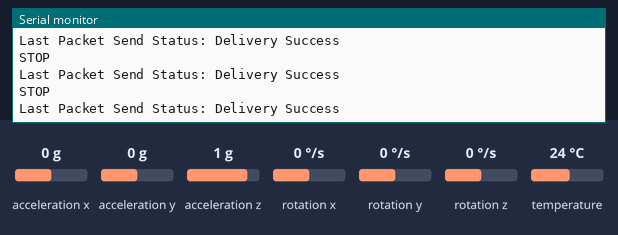
The sketch below on a simulated ESP32. On the bench: the last lines printed to the serial monitor. The inputs (shaded band) are chosen by the test bench; at power-on: acceleration x 0 g, acceleration y 0 g, acceleration z 1 g, rotation x 0 °/s, rotation y 0 °/s, rotation z 0 °/s, temperature 24 °C.

Above: at 2.2 s.
2.3 s: acceleration x set to -1.4 g
At 2.44 s:
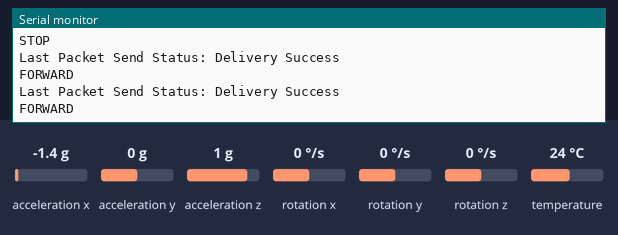
3.9 s: acceleration x set to 0.8 g
At 3.98 s:
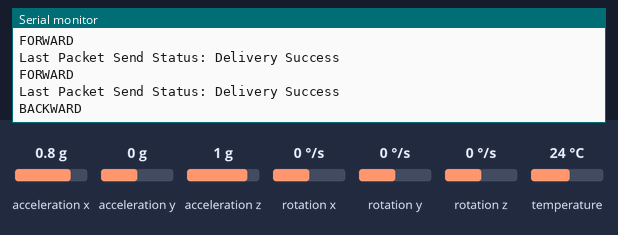

Measured:
- after the input at 2.3 s, the serial monitor: prints a new line at once (image 1)
- after the input at 3.9 s, the serial monitor: prints a new line after 0.08 s (image 2)

The sketch:

transmitter.ino
```cpp
#include <WiFi.h>
#include <Wire.h>
#include <esp_now.h>
#include <Adafruit_MPU6050.h>
#include <Adafruit_Sensor.h>

Adafruit_MPU6050 mpu;
int x, y;

// Replace with your receiver’s MAC Address
uint8_t broadcastAddress[] = {0x3C, 0x8A, 0x1F, 0xBA, 0x1C, 0x00};

typedef struct message {
  char command[10];
} message;

message myData;
esp_now_peer_info_t peerInfo;

void OnDataSent(const uint8_t *mac_addr, esp_now_send_status_t sendStatus) {
  Serial.print("Last Packet Send Status: ");
  Serial.println(sendStatus == ESP_NOW_SEND_SUCCESS ? "Delivery Success" : "Delivery Fail");
}

void setup() {
  Serial.begin(115200);
  WiFi.mode(WIFI_STA);

  if (!mpu.begin()) {
    Serial.println("MPU6050 not connected!");
    while (1);
  }
  delay(1000);

  if (esp_now_init() != 0) {
    Serial.println("Error initializing ESP-NOW");
    return;
  }

  esp_now_register_send_cb(OnDataSent);
  memcpy(peerInfo.peer_addr, broadcastAddress, 6);
  peerInfo.channel = 1;
  peerInfo.encrypt = false;

  if (esp_now_add_peer(&peerInfo) == ESP_OK) {
    Serial.println("Peer added successfully");
  }

  mpu.setAccelerometerRange(MPU6050_RANGE_8_G);
  Serial.println("MPU6050 Ready...");
}

void loop() {
  sensors_event_t a, g, temp;
  mpu.getEvent(&a, &g, &temp);

  x = map(a.acceleration.x, -9, 9, -10, 10);
  y = map(a.acceleration.y, -9, 9, -10, 10);

  if (x < -4) strcpy(myData.command, "FORWARD");
  else if (x > 4) strcpy(myData.command, "BACKWARD");
  else if (y < -4) strcpy(myData.command, "LEFT");
  else if (y > 4) strcpy(myData.command, "RIGHT");
  else strcpy(myData.command, "STOP");

  esp_err_t res = esp_now_send(broadcastAddress, (uint8_t*)&myData, sizeof(myData));

  if (res == ESP_OK)
    Serial.println(myData.command);
  else
    Serial.println("Send Failed");

  delay(100);
}
```
